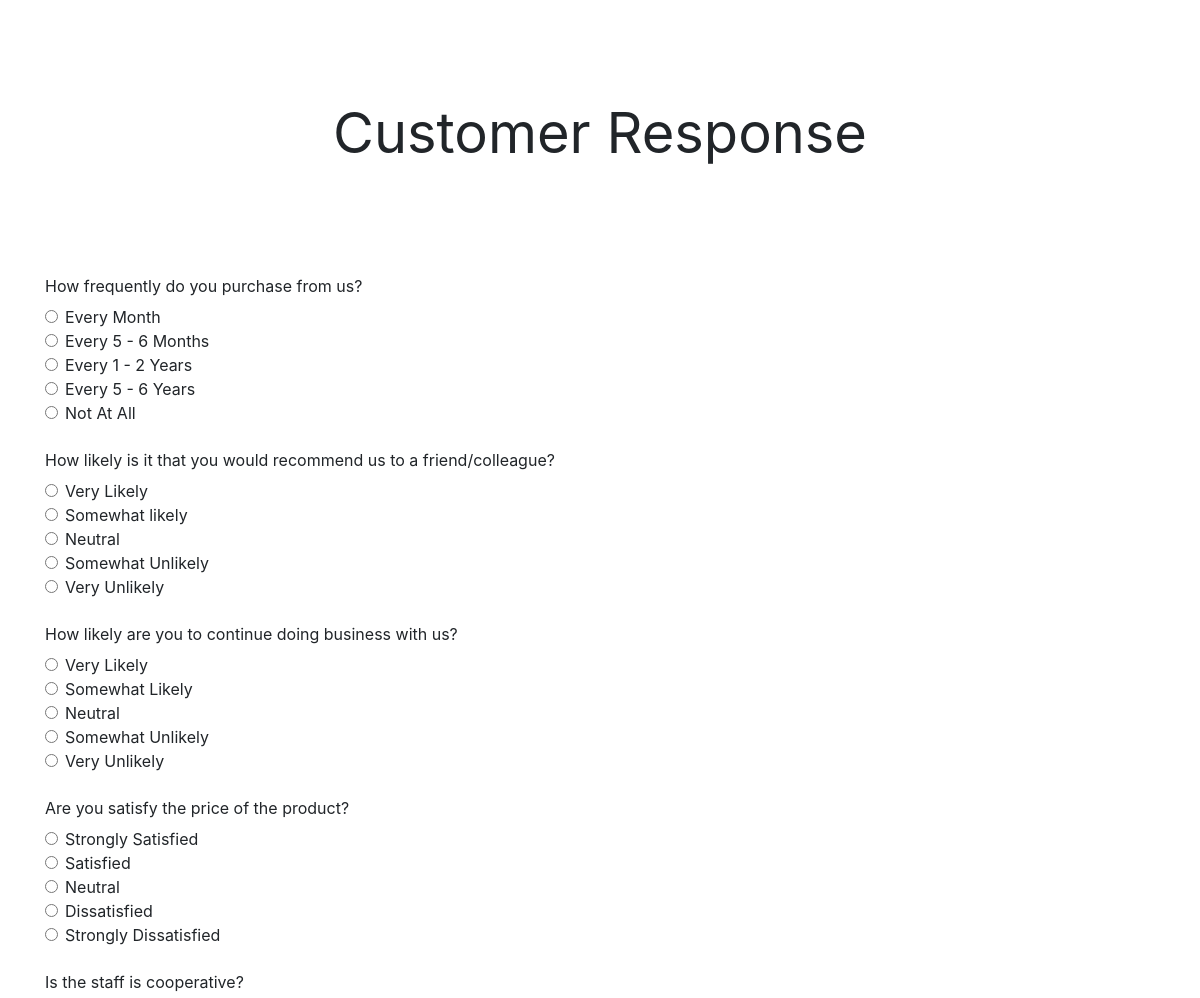
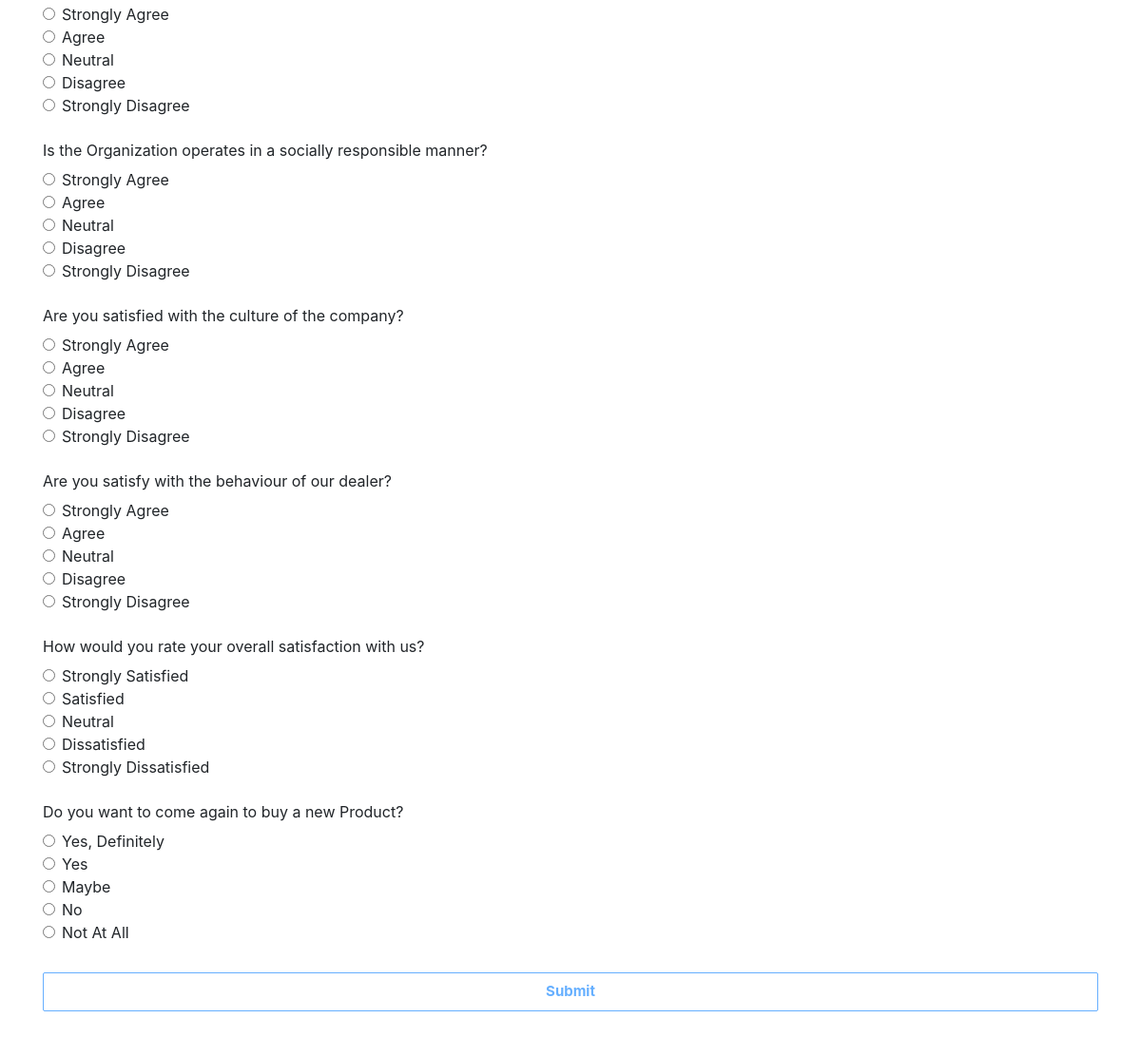
The app's page /Final/Form/sale-response.php?id=1 with its own data (2 pictures, top to bottom).
### tables this page shows
CREATE TABLE `saleform` (
  `id` int(255) NOT NULL,
  `question` varchar(255) NOT NULL,
  `option1` varchar(255) NOT NULL,
  `option2` varchar(255) NOT NULL,
  `option3` varchar(255) NOT NULL,
  `option4` varchar(255) NOT NULL,
  `option5` varchar(255) NOT NULL
);

### Final/Form/sale-response.php (the view, shortened to what this page needs)
<?php
	include("../Files/config.php");
	if (isset($_GET['id'])){
		$id = $_GET['id'];
		$customerexist = "SELECT * FROM customerdata where id = '".$id."'";
		$customerexistresult = mysqli_query($conn,$customerexist);
		$customerexistcount = mysqli_num_rows($customerexistresult);
		if($customerexistcount > 0){
			$checktype=mysqli_fetch_array($customerexistresult);
			if($checktype['type'] == 'sale'){
				$qq="SELECT * FROM saleform";
				$result = mysqli_query($conn,$qq);
			}
			else{
				$msg = "<div class='alert alert-warning' role='alert'>Sorry! you do not have the permission to fill the sale form</div>";
			}
		}
		else{
			$msg = "<div class='alert alert-warning' role='alert'>Customer not exist</div>";
		}
	}
	else{
		$msg = "<div class='alert alert-warning' role='alert'>Oops! Page not found</div>";
	}
?>
<!DOCTYPE html>
<html lang="en"/>
<head>
<link rel="stylesheet" href="https://maxcdn.bootstrapcdn.com/bootstrap/4.0.0-beta/css/bootstrap.min.css">
<link rel="stylesheet" type="text/css" href="../styles.css">
<link rel="stylesheet" href="https://cdnjs.cloudflare.com/ajax/libs/font-awesome/4.7.0/css/font-awesome.min.css">
</head>
<body>
	<div class="container class-content" style="margin-top: 100px">
		<?php
			if(!empty($msg)){
				echo '<p class="display-4 text-center"><b>'.$msg.'</b></p>';
			}
			else{?>
				<p class="display-4 text-center" style="margin-bottom: 100px"><b>Customer Response</b></p>
					<form method="POST" action="#" enctype="multipart/form-data" style = "margin-bottom: 100px;	">
								<?php
									$i = 0;
									while($row=mysqli_fetch_array($result)){
									$i++;
								?>
								<div class="form-group">
									<label class="col-form-label"><?php echo $row['question'] ?></label>
									<div class="form-check">
										<label class="form-check-label">
											<input class="form-check-input" type="radio" name="<?php echo $i ?>" value="100" required>
											<?php echo $row['option1'] ?>
										</label>
									</div>
									<div class="form-check">
										<label class="form-check-label">
											<input class="form-check-input" type="radio" name="<?php echo $i ?>" value= "75">
											<?php echo $row['option2'] ?>
										</label>
									</div>
									<div class="form-check">
										<label class="form-check-label">
											<input class="form-check-input" type="radio" name="<?php echo $i ?>" value="50">
											<?php echo $row['option3'] ?>
										</label>
									</div>
									<div class="form-check">
										<label class="form-check-label">
											<input class="form-check-input" type="radio" name="<?php echo $i ?>" value="25">
											<?php echo $row['option4'] ?>
										</label>
									</div>
									<div class="form-check">
										<label class="form-check-label">
											<input class="form-check-input" type="radio" name="<?php echo $i ?>" value="0">
											<?php echo $row['option5'] ?>
										</label>
									</div>
								</div>
								<?php
									}
								?>
								<div class="createaccountbutton">
									<button type="submit" name="submit" value="submit" class="button btn-outline-primary btn btn-primary btn-lg btn-block">Submit</button>
								</div>
						</form>
		<?php
			}
		?>
	</div>
</body>

### Final/styles.css (style rules this page uses)
body { padding-left: 20px; background-color: #FFF; margin: 0; padding: 0; }
.form-control, .btn { min-height: 38px; border-radius: 2px; }
.btn { font-size: 15px; font-weight: bold; }
.class-content { margin-top: 150px; }
.display-4 { margin-bottom: 50px; font-weight: 50; }
.createaccountbutton { margin-top: 30px; }
.button { opacity: 0.6; }

### records on screen
saleform: question "How frequently do you purchase from us?", option1 "Every Month", option2 "Every 5 - 6 Months", option3 "Every 1 - 2 Years", option4 "Every 5 - 6 Years", option5 "Not At All"
saleform: question "How likely is it that you would recommend us to a friend/colleague?", option1 "Very Likely", option2 "Somewhat likely", option3 "Neutral", option4 "Somewhat Unlikely", option5 "Very Unlikely"
saleform: question "How likely are you to continue doing business with us?", option1 "Very Likely", option2 "Somewhat Likely", option3 "Neutral", option4 "Somewhat Unlikely", option5 "Very Unlikely"
saleform: question "Are you satisfy the price of the product?", option1 "Strongly Satisfied", option2 "Satisfied", option3 "Neutral", option4 "Dissatisfied", option5 "Strongly Dissatisfied"
saleform: question "Is the staff is cooperative?", option1 "Strongly Agree", option2 "Agree", option3 "Neutral", option4 "Disagree", option5 "Strongly Disagree"
saleform: question "Is the Organization operates in a socially responsible manner?", option1 "Strongly Agree", option2 "Agree", option3 "Neutral", option4 "Disagree", option5 "Strongly Disagree"
saleform: question "Are you satisfied with the culture of the company?", option1 "Strongly Agree", option2 "Agree", option3 "Neutral", option4 "Disagree", option5 "Strongly Disagree"
saleform: question "Are you satisfy with the behaviour of our dealer?", option1 "Strongly Agree", option2 "Agree", option3 "Neutral", option4 "Disagree", option5 "Strongly Disagree"
saleform: question "How would you rate your overall satisfaction with us?", option1 "Strongly Satisfied", option2 "Satisfied", option3 "Neutral", option4 "Dissatisfied", option5 "Strongly Dissatisfied"
saleform: question "Do you want to come again to buy a new Product?", option1 "Yes, Definitely", option2 "Yes", option3 "Maybe", option4 "No", option5 "Not At All"
